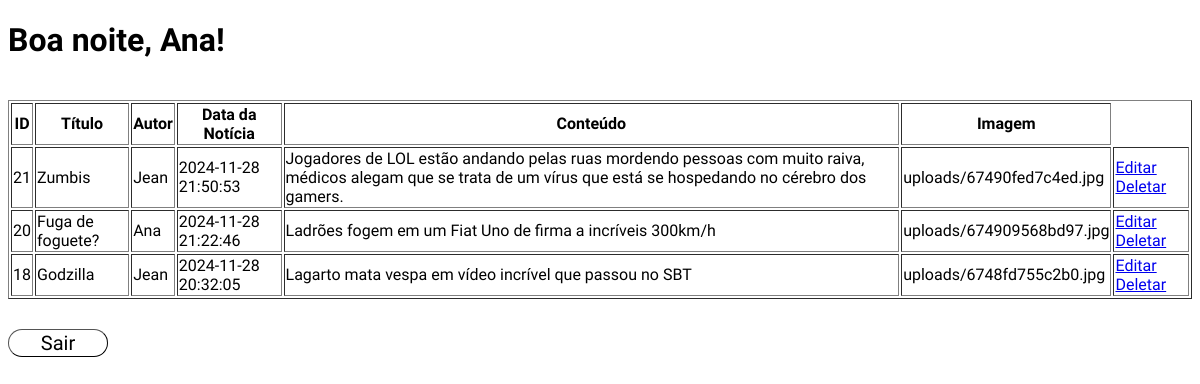
Screenshot of /gerenciarNoticias.php (signed in) with the database file from the repository.
### tables this page shows
CREATE TABLE `usuarios` (
  `id` int(11) NOT NULL,
  `nome` varchar(255) NOT NULL,
  `sexo` char(1) NOT NULL,
  `fone` varchar(15) NOT NULL,
  `email` varchar(255) NOT NULL,
  `senha` varchar(255) NOT NULL
);

CREATE TABLE `tb_noticias` (
  `pk_id_noticia` int(11) NOT NULL,
  `titulo_noticia` varchar(100) NOT NULL,
  `fk_id_autor` int(11) NOT NULL,
  `data_noticia` datetime NOT NULL,
  `noticia` text NOT NULL,
  `foto` varchar(255) NOT NULL
);

### classes/Usuario.php (called while the page is built, shortened)
<?php
class Usuario
{
    private $conn;
    private $table_usu = "usuarios";
    public function __construct($db)
    {
        $this->conn = $db;
    }
    public function lerPorId($id)
    {
        $query = "SELECT * FROM " . $this->table_usu . " WHERE id = ?";
        $stmt = $this->conn->prepare($query);
        $stmt->execute([$id]);
        return $stmt->fetch(PDO::FETCH_ASSOC);
    }
}

### classes/Noticia.php (called while the page is built, shortened)
<?php
class Noticia
{
    private $conn;
    private $table_name = "tb_noticias";
    private $table_usu = "usuarios";
    public function __construct($db)
    {
        $this->conn = $db;
    }
    public function ler()
    {
        $query = "SELECT * FROM " . $this->table_name . " AS noti JOIN " . $this->table_usu . " AS usu ON usu.id = noti.fk_id_autor ORDER BY data_noticia desc";
        $stmt = $this->conn->prepare($query);
        $stmt->execute();
        return $stmt;
    }
}
?>

### gerenciarNoticias.php (the view, shortened to what this page needs)
<?php
include_once './config/config.php';
include_once './classes/Usuario.php';
include_once './classes/Noticia.php';
$notiDb = new Noticia($db);
$usuario = new Usuario($db);
$dadosNoticias = $notiDb->ler();
$dados_usuario = $usuario->lerPorId($_SESSION['usuario_id']);
$nome_usuario = $dados_usuario['nome'];
function saudacao()
{
    $hora = date('H');
    if ($hora >= 6 && $hora < 12) {
        return "Bom dia";
    } elseif ($hora >= 12 && $hora < 18) {
        return "Boa tarde";
    } else {
        return "Boa noite";
    }
}
?>
<!DOCTYPE html>
<html lang="pt-br">
<head>
    <link rel="stylesheet" href="style.css">
</head>
<body id="gerNoti">
    <h1><?php echo saudacao() . ", " . $nome_usuario; ?>!</h1>
    <br>
    <table border="1">
        <tr>
            <th>ID</th>
            <th>Título</th>
            <th>Autor</th>
            <th>Data da Notícia</th>
            <th>Conteúdo</th>
            <th>Imagem</th>
        </tr>
        <?php while ($row = $dadosNoticias->fetch(PDO::FETCH_ASSOC)) : ?>
            <tr>
                <td><?php echo $row['pk_id_noticia']; ?></td>
                <td><?php echo $row['titulo_noticia']; ?></td>
                <td><?php echo $row['nome']; ?></td>
                <td><?php echo $row['data_noticia']; ?></td>
                <td><?php echo $row['noticia']; ?></td>
                <td><?php echo $row['foto']; ?></td>
                <td>
                    <a href="editarNoti.php?id=<?php echo $row['pk_id_noticia']; ?>">Editar</a>
                    <a href="deletarNoti.php?id=<?php echo $row['pk_id_noticia']; ?>">Deletar</a>
                </td>
            </tr>
        <?php endwhile; ?>
    </table>
    <button id="btnSair" onclick="location.href='lobby.php'">Sair</button>
</body>
</html>

### rows the page displays
usuarios: nome "Ana"
tb_noticias: pk_id_noticia "21", titulo_noticia "Zumbis", fk_id_autor.nome "Jean", data_noticia "2024-11-28 21:50:53", noticia "Jogadores de LOL estão andando pelas ruas mordendo pessoas com muito raiva, médicos alegam que se trata de um vírus que está se hospedando no cérebro dos gamers.", foto "uploads/67490fed7c4ed.jpg"
tb_noticias: pk_id_noticia "20", titulo_noticia "Fuga de foguete?", fk_id_autor.nome "Ana", data_noticia "2024-11-28 21:22:46", noticia "Ladrões fogem em um Fiat Uno de firma a incríveis 300km/h", foto "uploads/674909568bd97.jpg"
tb_noticias: pk_id_noticia "18", titulo_noticia "Godzilla", fk_id_autor.nome "Jean", data_noticia "2024-11-28 20:32:05", noticia "Lagarto mata vespa em vídeo incrível que passou no SBT", foto "uploads/6748fd755c2b0.jpg"

### other values shown
saudacao() "Boa noite"
